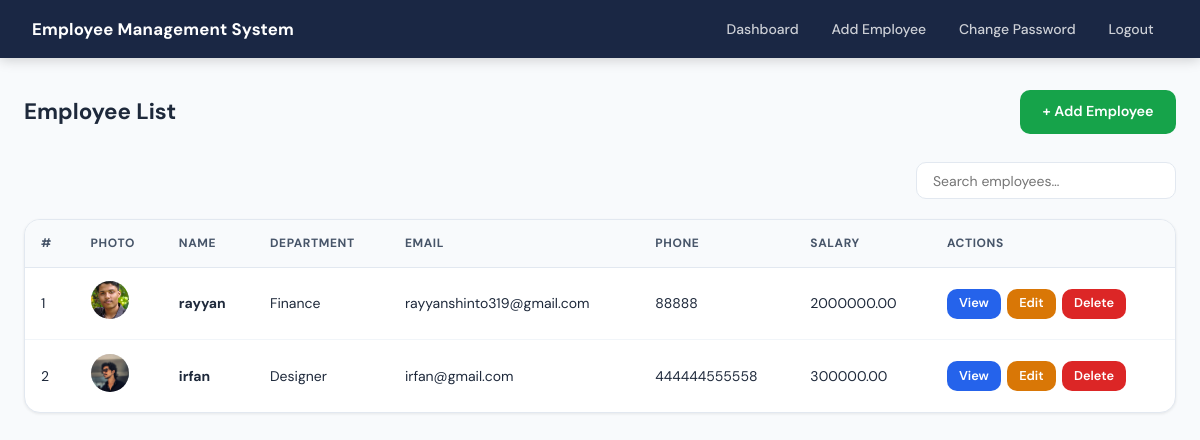
The page /dashboard/ (signed in) on the database its author committed.
### employees/models.py (models this page shows, shortened)
class Employee(models.Model):
    DEPARTMENT_CHOICES = [
        ('HR', 'HR'),
        ('Developer', 'Developer'),
        ('Manager', 'Manager'),
        ('Designer', 'Designer'),
        ('Finance', 'Finance'),
        ('Marketing', 'Marketing'),
        ('Sales', 'Sales'),
        ('IT', 'IT'),
        ('Operations', 'Operations'),
    ]
    name = models.CharField(max_length=100)
    department = models.CharField(max_length=50, choices=DEPARTMENT_CHOICES)
    age = models.PositiveIntegerField()
    email = models.EmailField(unique=True)
    phone = models.CharField(max_length=20)
    salary = models.DecimalField(max_digits=10, decimal_places=2)
    address = models.TextField(blank=True)
    profile_image = models.ImageField(upload_to='profile_images/', blank=True, null=True)
    created_at = models.DateTimeField(auto_now_add=True)
    updated_at = models.DateTimeField(auto_now=True)
    class Meta:
        ordering = ['id']

### employees/views.py (the view)
# urls.py: path('dashboard/', views.dashboard, name='dashboard'),
@login_required
def dashboard(request):
    query = request.GET.get('q', '')
    employees = Employee.objects.all()
    if query:
        employees = employees.filter(
            Q(name__icontains=query) |
            Q(department__icontains=query) |
            Q(email__icontains=query)
        )
    return render(request, 'employees/dashboard.html', {
        'employees': employees,
        'query': query,
    })

### employees/templates/employees/dashboard.html (shortened to what this page needs)
{% extends 'employees/base.html' %}
{% block content %}
<div class="page-content">
  <div class="page-header">
    <h1>Employee List</h1>
    <a href="{% url 'add_employee' %}" class="btn btn-success">+ Add Employee</a>
  </div>
  <div class="search-bar">
    <form method="GET" action="{% url 'dashboard' %}">
      <input type="text" name="q" value="{{ query }}" placeholder="Search employees…">
    </form>
  </div>
  <div class="table-card">
    <table>
      <thead>
        <tr>
          <th>#</th>
          <th>Photo</th>
          <th>Name</th>
          <th>Department</th>
          <th>Email</th>
          <th>Phone</th>
          <th>Salary</th>
          <th>Actions</th>
        </tr>
      </thead>
      <tbody>
        {% for emp in employees %}
        <tr>
          <td>{{ forloop.counter }}</td>
          <td>
            {% if emp.profile_image %}
              <img src="{{ emp.profile_image.url }}" alt="{{ emp.name }}" class="avatar">
            {% else %}
              <div class="avatar-placeholder">{{ emp.name|first|upper }}</div>
            {% endif %}
          </td>
          <td><strong>{{ emp.name }}</strong></td>
          <td>{{ emp.department }}</td>
          <td>{{ emp.email }}</td>
          <td>{{ emp.phone }}</td>
          <td>{{ emp.salary }}</td>
          <td>
            <div class="action-btns">
              <a href="{% url 'employee_detail' emp.pk %}" class="btn btn-primary btn-sm">View</a>
              <a href="{% url 'edit_employee' emp.pk %}" class="btn btn-warning btn-sm">Edit</a>
              <a href="{% url 'delete_employee' emp.pk %}" class="btn btn-danger btn-sm">Delete</a>
            </div>
          </td>
        </tr>
        {% empty %}
        <tr>
          <td colspan="8" style="text-align:center;padding:2.5rem;color:var(--gray-400);">
            {% if query %}No employees found for "{{ query }}".{% else %}No employees yet. <a href="{% url 'add_employee' %}">Add one!</a>{% endif %}
          </td>
        </tr>
        {% endfor %}
      </tbody>
    </table>
  </div>
</div>
{% endblock %}

### employees/templates/employees/base.html (shortened to what this page needs)
{% load static %}
<!DOCTYPE html>
<html lang="en">
<head>
  <link rel="stylesheet" href="{% static 'employees/css/style.css' %}">
</head>
<body>
<nav class="navbar">
  <a class="navbar-brand" href="{% url 'home' %}">Employee Management System</a>
  <div class="navbar-links">
    {% if user.is_authenticated %}
      <a href="{% url 'dashboard' %}">Dashboard</a>
      <a href="{% url 'add_employee' %}">Add Employee</a>
      <a href="{% url 'change_password' %}">Change Password</a>
      <a href="{% url 'logout' %}">Logout</a>
    {% else %}
      <a href="{% url 'home' %}">Home</a>
      <a href="{% url 'register' %}">Register</a>
      <a href="{% url 'login' %}">Login</a>
    {% endif %}
  </div>
</nav>
{% block content %}{% endblock %}
</body>
</html>

### employees/static/employees/css/style.css (style rules this page uses)
:root { --navy: #1a2744; --navy-mid: #243156; --blue: #2563eb; --blue-lt: #3b82f6; --green: #16a34a; --amber: #d97706; --red: #dc2626; --gray-50: #f8fafc; --gray-100: #f1f5f9; --gray-200: #e2e8f0; --gray-400: #94a3b8; --gray-600: #475569; --gray-800: #1e293b; --white: #ffffff; --shadow-sm: 0 1px 3px rgba(0,0,0,.08); --shadow: 0 4px 16px rgba(0,0,0,.10); --shadow-lg: 0 8px 32px rgba(0,0,0,.14); --radius: 10px; --radius-lg: 16px; --transition: .2s ease; }
*, *::before, *::after { box-sizing: border-box; margin: 0; padding: 0; }
body { font-family: 'DM Sans', sans-serif; background: var(--gray-50); color: var(--gray-800); min-height: 100vh; font-size: 15px; line-height: 1.6; }
.navbar { background: var(--navy); padding: 0 2rem; height: 58px; display: flex; align-items: center; justify-content: space-between; position: sticky; top: 0; z-index: 100; box-shadow: 0 2px 12px rgba(0,0,0,.18); }
.navbar-brand { font-size: 1.05rem; font-weight: 700; color: var(--white); text-decoration: none; letter-spacing: .01em; }
.navbar-links { display: flex; gap: .25rem; align-items: center; }
.navbar-links a { color: rgba(255,255,255,.78); text-decoration: none; font-size: .875rem; font-weight: 500; padding: .45rem .9rem; border-radius: 6px; transition: background var(--transition), color var(--transition); }
.btn { display: inline-flex; align-items: center; justify-content: center; gap: .4rem; padding: .65rem 1.4rem; border-radius: var(--radius); font-family: 'DM Sans', sans-serif; font-size: .9rem; font-weight: 600; cursor: pointer; border: none; text-decoration: none; transition: opacity var(--transition), transform var(--transition), box-shadow var(--transition); }
.btn-primary { background: var(--blue); color: var(--white); }
.btn-success { background: var(--green); color: var(--white); }
.btn-danger { background: var(--red); color: var(--white); }
.btn-warning { background: var(--amber); color: var(--white); }
.btn-sm { padding: .3rem .75rem; font-size: .8rem; }
.page-content { max-width: 1200px; margin: 0 auto; padding: 2rem 1.5rem; }
.page-header { display: flex; align-items: center; justify-content: space-between; margin-bottom: 1.75rem; flex-wrap: wrap; gap: 1rem; }
.page-header h1 { font-size: 1.4rem; font-weight: 700; color: var(--gray-800); }
.search-bar { display: flex; justify-content: flex-end; margin-bottom: 1.25rem; }
.search-bar input { padding: .55rem 1rem; border: 1.5px solid var(--gray-200); border-radius: var(--radius); font-family: 'DM Sans', sans-serif; font-size: .875rem; width: 260px; outline: none; transition: border-color var(--transition); background: var(--white); }
.table-card { background: var(--white); border-radius: var(--radius-lg); box-shadow: var(--shadow-sm); overflow: hidden; border: 1px solid var(--gray-200); }
table { width: 100%; border-collapse: collapse; }
thead { background: var(--gray-50); }
thead th { padding: .85rem 1rem; text-align: left; font-size: .75rem; font-weight: 700; color: var(--gray-600); text-transform: uppercase; letter-spacing: .05em; border-bottom: 1.5px solid var(--gray-200); }
tbody tr { border-bottom: 1px solid var(--gray-100); transition: background var(--transition); }
tbody tr:last-child { border-bottom: none; }
td { padding: .85rem 1rem; font-size: .875rem; color: var(--gray-800); vertical-align: middle; }
.avatar { width: 38px; height: 38px; border-radius: 50%; object-fit: cover; background: var(--gray-200); }
.action-btns { display: flex; gap: .4rem; }

### rows shown on the page
Employee: profile_image (picture), name "rayyan", department "Finance", email "rayyanshinto319@gmail.com", phone "88888", salary "2000000.00"
Employee: profile_image (picture), name "irfan", department "Designer", email "irfan@gmail.com", phone "444444555558", salary "300000.00"
